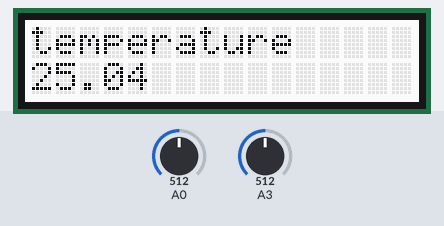
The sketch below on a simulated Arduino Uno, built with avr-gcc and run on an emulated ATmega328P. On the bench: 16×2 character LCD. The inputs (shaded band) are chosen by the test bench; at power-on: A0 = 512, A3 = 512. What the sketch prints to the serial monitor is not drawn.

Above: at 1.2 s.
1.3 s: A0 set to 306
At 2.8 s:
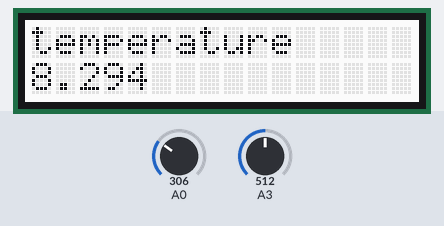
3.6 s: A0 set to 122
At 4.4 s:
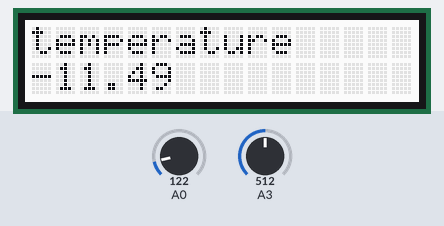
5.6 s: A0 set to 0
At 7.4 s:
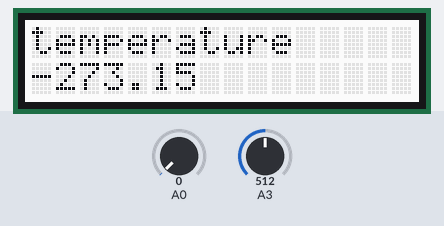
Timing chart, 0 to 8.9 s (numbered marks = the images above; inputs shaded):
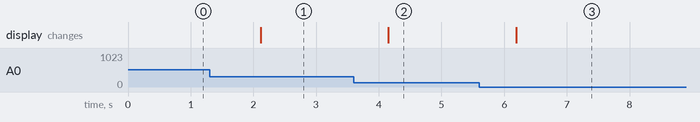

Measured:
- after the input at 1.3 s, the display: changes after 0.82 s (image 1)
- after the input at 3.6 s, the display: changes after 0.55 s (image 2)
- after the input at 5.6 s, the display: changes after 0.59 s (image 3)

The sketch:

Threshold.ino
```cpp
#include<math.h>
#include <Wire.h>
#include "rgb_lcd.h"
float a , read;
float previous = 0;
rgb_lcd lcd;
int count = 0;
long int clock =0 ;
float  read1, read2  ;
const int B = 4600;
const int R0 = 100000;
const int b = 4275;
const int colorR = 255;
const int colorG = 124;
const int colorB = 123;
const int up= 50;
const int down  =  0 ;
void setup() {
  //loading the pins
  pinMode(A0, INPUT);
  pinMode(A1 , INPUT);
  pinMode(A2 , INPUT);
  pinMode(A3 , INPUT);

  //
  Serial.begin (9600);
  lcd.begin(16 , 2);
}

void loop() {
  //reading the temperature
  lcd.setCursor(0, 0);
  read =analogRead(A0);
  double R3 = 1023.0/read-1.0;
  R3 = R0*R3;
  double tempa = 1.0/(log(R3/R0)/b+1/298.15)-273.15;
  //


  //reading and converting the voltage to thereshold
  read1  = analogRead(A3);
  float threshold = map(read1 , 0 ,1023 , 20 , 30);
  lcd.print("temperature ");
  lcd.setCursor(0, 1);
  lcd.print(tempa);
  //
  if(tempa >  threshold){
    Serial.println(up);
    Serial.print(" ");

  }
  else{
    Serial.println(down);
    Serial.print(" ");
  }
  delay(1000);
}
```
